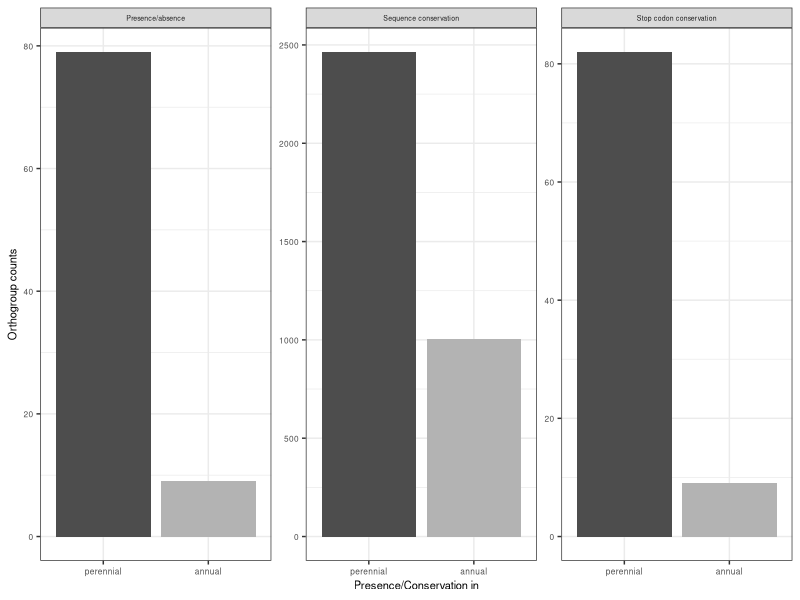

Recreate this plot in R.
library(ggplot2)

pData = data.frame(count = c(79,9,2464,1007,82,9),
                   test = factor(rep(c("Presence/absence","Sequence conservation","Stop codon conservation"),each = 2),
                                 levels = c("Presence/absence","Sequence conservation","Stop codon conservation")),
                   class = factor(rep(c("perennial","annual"),3),levels = c("perennial","annual")))

png("/workdir/sh2246/p_panAndOGASR/output/fig/FigB.png",width = 8.7*1.25,height = 8.7,units = "cm",res = 600,pointsize = 8)
ggplot(pData, aes(fill=class, y=count, x=class)) + 
  geom_bar(position="dodge", stat="identity") +
  facet_wrap(~test,scales = 'free') +
  scale_fill_grey(start = .3,end = .7) +
  theme_bw() +
  theme(legend.position = "none",axis.text = element_text(size = 6),axis.title = element_text(size = 8),strip.text = element_text(size = 5)) +
  xlab("Presence/Conservation in") +
  ylab("Orthogroup counts")
dev.off()